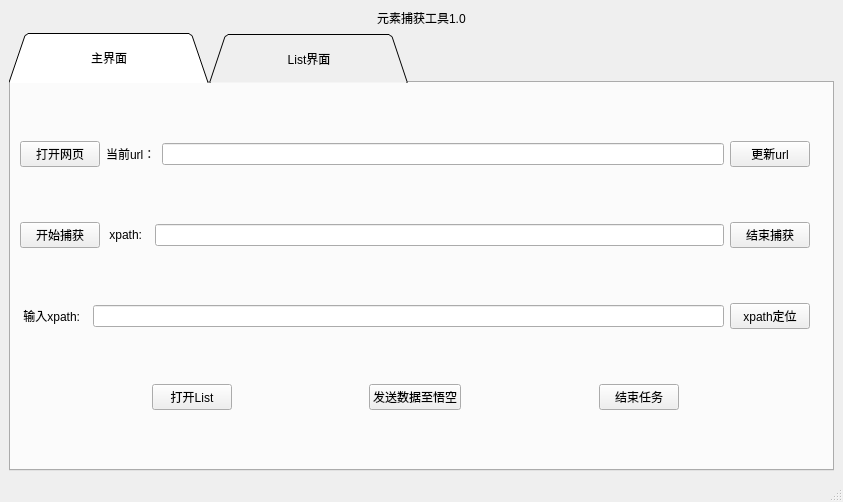
<?xml version="1.0" encoding="UTF-8"?>
<ui version="4.0">
 <class>MainWindow</class>
 <widget class="QMainWindow" name="MainWindow">
  <property name="geometry">
   <rect>
    <x>0</x>
    <y>0</y>
    <width>843</width>
    <height>502</height>
   </rect>
  </property>
  <property name="windowTitle">
   <string>MainWindow</string>
  </property>
  <widget class="QWidget" name="centralwidget">
   <layout class="QGridLayout" name="gridLayout_2">
    <item row="1" column="0">
     <layout class="QGridLayout" name="gridLayout_3">
      <item row="1" column="0">
       <widget class="QTabWidget" name="tabWidget">
        <property name="styleSheet">
         <string notr="true">QTabBar::tab{width:200}

QTabBar::tab{height:50}
</string>
        </property>
        <property name="tabShape">
         <enum>QTabWidget::Triangular</enum>
        </property>
        <property name="currentIndex">
         <number>0</number>
        </property>
        <property name="tabBarAutoHide">
         <bool>true</bool>
        </property>
        <widget class="QWidget" name="tab">
         <attribute name="title">
          <string>主界面</string>
         </attribute>
         <layout class="QGridLayout" name="gridLayout">
          <item row="0" column="0">
           <layout class="QHBoxLayout" name="horizontalLayout">
            <item>
             <widget class="QPushButton" name="OpenPage_button">
              <property name="sizePolicy">
               <sizepolicy hsizetype="Minimum" vsizetype="Maximum">
                <horstretch>0</horstretch>
                <verstretch>0</verstretch>
               </sizepolicy>
              </property>
              <property name="text">
               <string>打开网页</string>
              </property>
             </widget>
            </item>
            <item>
             <widget class="QLabel" name="label_3">
              <property name="sizePolicy">
               <sizepolicy hsizetype="Minimum" vsizetype="Maximum">
                <horstretch>0</horstretch>
                <verstretch>0</verstretch>
               </sizepolicy>
              </property>
              <property name="text">
               <string>当前url：</string>
              </property>
             </widget>
            </item>
            <item>
             <widget class="QLineEdit" name="url">
              <property name="sizePolicy">
               <sizepolicy hsizetype="Expanding" vsizetype="Maximum">
                <horstretch>0</horstretch>
                <verstretch>0</verstretch>
               </sizepolicy>
              </property>
             </widget>
            </item>
            <item>
             <widget class="QPushButton" name="NewUrl_button">
              <property name="sizePolicy">
               <sizepolicy hsizetype="Minimum" vsizetype="Maximum">
                <horstretch>0</horstretch>
                <verstretch>0</verstretch>
               </sizepolicy>
              </property>
              <property name="text">
               <string>更新url</string>
              </property>
             </widget>
            </item>
           </layout>
          </item>
          <item row="0" column="1">
           <widget class="QLabel" name="label_2">
            <property name="text">
             <string/>
            </property>
           </widget>
          </item>
          <item row="1" column="0">
           <layout class="QHBoxLayout" name="horizontalLayout_2">
            <item>
             <widget class="QPushButton" name="OpenCatch_button">
              <property name="sizePolicy">
               <sizepolicy hsizetype="Minimum" vsizetype="Maximum">
                <horstretch>0</horstretch>
                <verstretch>0</verstretch>
               </sizepolicy>
              </property>
              <property name="text">
               <string>开始捕获</string>
              </property>
             </widget>
            </item>
            <item>
             <widget class="QLabel" name="label_5">
              <property name="sizePolicy">
               <sizepolicy hsizetype="Preferred" vsizetype="Maximum">
                <horstretch>0</horstretch>
                <verstretch>0</verstretch>
               </sizepolicy>
              </property>
              <property name="text">
               <string> xpath:  </string>
              </property>
             </widget>
            </item>
            <item>
             <widget class="QLineEdit" name="xpath">
              <property name="sizePolicy">
               <sizepolicy hsizetype="Expanding" vsizetype="Maximum">
                <horstretch>0</horstretch>
                <verstretch>0</verstretch>
               </sizepolicy>
              </property>
             </widget>
            </item>
            <item>
             <widget class="QPushButton" name="FinishCatch_button">
              <property name="sizePolicy">
               <sizepolicy hsizetype="Minimum" vsizetype="Maximum">
                <horstretch>0</horstretch>
                <verstretch>0</verstretch>
               </sizepolicy>
              </property>
              <property name="text">
               <string>结束捕获</string>
              </property>
             </widget>
            </item>
           </layout>
          </item>
          <item row="2" column="0">
           <layout class="QHBoxLayout" name="horizontalLayout_3">
            <item>
             <widget class="QLabel" name="label_4">
              <property name="sizePolicy">
               <sizepolicy hsizetype="Preferred" vsizetype="Maximum">
                <horstretch>0</horstretch>
                <verstretch>0</verstretch>
               </sizepolicy>
              </property>
              <property name="text">
               <string> 输入xpath:  </string>
              </property>
             </widget>
            </item>
            <item>
             <widget class="QLineEdit" name="lineEdit">
              <property name="sizePolicy">
               <sizepolicy hsizetype="Expanding" vsizetype="Maximum">
                <horstretch>0</horstretch>
                <verstretch>0</verstretch>
               </sizepolicy>
              </property>
             </widget>
            </item>
            <item>
             <widget class="QPushButton" name="FindXpath_button">
              <property name="sizePolicy">
               <sizepolicy hsizetype="Minimum" vsizetype="Maximum">
                <horstretch>0</horstretch>
                <verstretch>0</verstretch>
               </sizepolicy>
              </property>
              <property name="text">
               <string>xpath定位</string>
              </property>
             </widget>
            </item>
           </layout>
          </item>
          <item row="3" column="0">
           <layout class="QHBoxLayout" name="horizontalLayout_4">
            <item>
             <spacer name="horizontalSpacer_2">
              <property name="orientation">
               <enum>Qt::Horizontal</enum>
              </property>
              <property name="sizeHint" stdset="0">
               <size>
                <width>18</width>
                <height>20</height>
               </size>
              </property>
             </spacer>
            </item>
            <item>
             <widget class="QPushButton" name="OpenList_button">
              <property name="sizePolicy">
               <sizepolicy hsizetype="Minimum" vsizetype="Maximum">
                <horstretch>0</horstretch>
                <verstretch>0</verstretch>
               </sizepolicy>
              </property>
              <property name="text">
               <string>打开List</string>
              </property>
             </widget>
            </item>
            <item>
             <spacer name="horizontalSpacer_3">
              <property name="orientation">
               <enum>Qt::Horizontal</enum>
              </property>
              <property name="sizeHint" stdset="0">
               <size>
                <width>18</width>
                <height>20</height>
               </size>
              </property>
             </spacer>
            </item>
            <item>
             <widget class="QPushButton" name="SendData_Button">
              <property name="text">
               <string>发送数据至悟空</string>
              </property>
             </widget>
            </item>
            <item>
             <spacer name="horizontalSpacer_4">
              <property name="orientation">
               <enum>Qt::Horizontal</enum>
              </property>
              <property name="sizeHint" stdset="0">
               <size>
                <width>18</width>
                <height>20</height>
               </size>
              </property>
             </spacer>
            </item>
            <item>
             <widget class="QPushButton" name="FinishTask_button">
              <property name="sizePolicy">
               <sizepolicy hsizetype="Minimum" vsizetype="Maximum">
                <horstretch>0</horstretch>
                <verstretch>0</verstretch>
               </sizepolicy>
              </property>
              <property name="text">
               <string>结束任务</string>
              </property>
             </widget>
            </item>
            <item>
             <spacer name="horizontalSpacer_5">
              <property name="orientation">
               <enum>Qt::Horizontal</enum>
              </property>
              <property name="sizeHint" stdset="0">
               <size>
                <width>18</width>
                <height>20</height>
               </size>
              </property>
             </spacer>
            </item>
           </layout>
          </item>
         </layout>
        </widget>
        <widget class="QWidget" name="tab_2">
         <attribute name="title">
          <string>List界面</string>
         </attribute>
         <layout class="QGridLayout" name="gridLayout_4">
          <item row="0" column="0">
           <widget class="QTableWidget" name="tableWidget">
            <column>
             <property name="text">
              <string>元素名称</string>
             </property>
            </column>
            <column>
             <property name="text">
              <string>元素xpath值</string>
             </property>
            </column>
            <column>
             <property name="text">
              <string>组件id</string>
             </property>
            </column>
            <column>
             <property name="text">
              <string>元素所在url</string>
             </property>
            </column>
            <column>
             <property name="text">
              <string>是否发送</string>
             </property>
            </column>
           </widget>
          </item>
          <item row="1" column="0">
           <layout class="QHBoxLayout" name="horizontalLayout_5">
            <item>
             <widget class="QPushButton" name="OpenCatch_button_2">
              <property name="sizePolicy">
               <sizepolicy hsizetype="Minimum" vsizetype="Maximum">
                <horstretch>0</horstretch>
                <verstretch>0</verstretch>
               </sizepolicy>
              </property>
              <property name="text">
               <string>开始捕获</string>
              </property>
             </widget>
            </item>
            <item>
             <widget class="QLabel" name="label_6">
              <property name="sizePolicy">
               <sizepolicy hsizetype="Preferred" vsizetype="Maximum">
                <horstretch>0</horstretch>
                <verstretch>0</verstretch>
               </sizepolicy>
              </property>
              <property name="text">
               <string> xpath:  </string>
              </property>
             </widget>
            </item>
            <item>
             <widget class="QLineEdit" name="xpath_2">
              <property name="sizePolicy">
               <sizepolicy hsizetype="Expanding" vsizetype="Maximum">
                <horstretch>0</horstretch>
                <verstretch>0</verstretch>
               </sizepolicy>
              </property>
             </widget>
            </item>
            <item>
             <widget class="QPushButton" name="FinishCatch_button_2">
              <property name="sizePolicy">
               <sizepolicy hsizetype="Minimum" vsizetype="Maximum">
                <horstretch>0</horstretch>
                <verstretch>0</verstretch>
               </sizepolicy>
              </property>
              <property name="text">
               <string>结束捕获</string>
              </property>
             </widget>
            </item>
           </layout>
          </item>
         </layout>
        </widget>
       </widget>
      </item>
     </layout>
    </item>
    <item row="0" column="0" alignment="Qt::AlignHCenter">
     <widget class="QLabel" name="label">
      <property name="text">
       <string>元素捕获工具1.0</string>
      </property>
     </widget>
    </item>
   </layout>
  </widget>
  <widget class="QStatusBar" name="statusbar"/>
 </widget>
 <resources/>
 <connections>
  <connection>
   <sender>OpenCatch_button</sender>
   <signal>clicked()</signal>
   <receiver>OpenList_button</receiver>
   <slot>click()</slot>
   <hints>
    <hint type="sourcelabel">
     <x>96</x>
     <y>222</y>
    </hint>
    <hint type="destinationlabel">
     <x>306</x>
     <y>430</y>
    </hint>
   </hints>
  </connection>
  <connection>
   <sender>OpenCatch_button_2</sender>
   <signal>clicked()</signal>
   <receiver>OpenCatch_button</receiver>
   <slot>click()</slot>
   <hints>
    <hint type="sourcelabel">
     <x>59</x>
     <y>456</y>
    </hint>
    <hint type="destinationlabel">
     <x>59</x>
     <y>211</y>
    </hint>
   </hints>
  </connection>
  <connection>
   <sender>FinishCatch_button_2</sender>
   <signal>clicked()</signal>
   <receiver>FinishCatch_button</receiver>
   <slot>click()</slot>
   <hints>
    <hint type="sourcelabel">
     <x>781</x>
     <y>456</y>
    </hint>
    <hint type="destinationlabel">
     <x>769</x>
     <y>211</y>
    </hint>
   </hints>
  </connection>
 </connections>
</ui>
